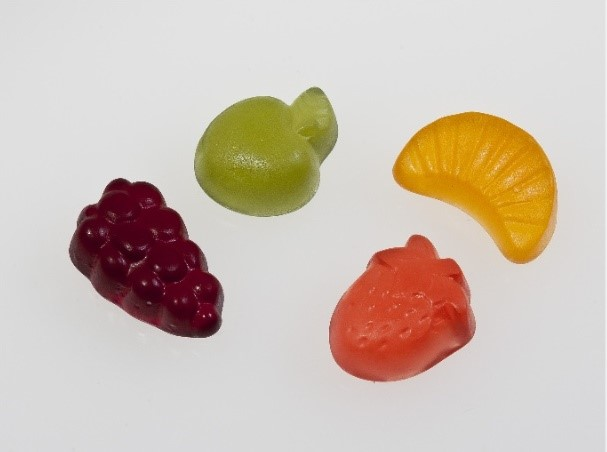
%> input picture E22/candy.jpg, 607 x 452 px
$ octave E22.m   (GNU Octave 9; MATLAB toolbox functions it lacks are replaced by stand-ins)
%> lines starting %> are read from the running program, lines starting %| are printed output that depends on the picture; in (x1, y1, x2, y2) boxes, pixels count from 0 and x2, y2 are one past the last pixel; in counts of white or black regions, pixels touching at a corner belong together; the program's own positions count from 1
clc; clear; close all; warning off all;
Img = imread("candy.jpg");
%> Img is the input picture: size 452x607x3 uint8; mean R, G, B 205.7, 190.8, 178.1
I = rgb2gray(Img);
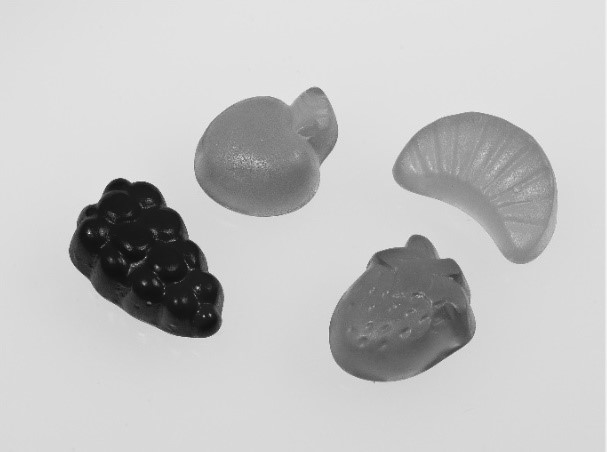
%> I: size 452x607 uint8; min 13, max 242, mean 193.8
robertshor = [0 1; -1 0];
robertsver = [1 0; 0 -1];
Ix = conv2(I, robertshor, "same");
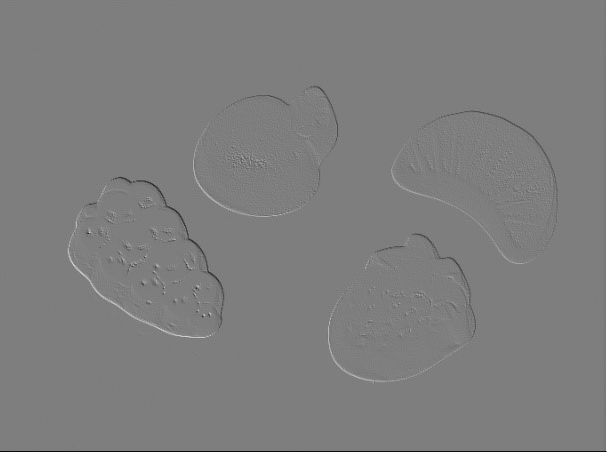
%> Ix: size 452x607 double; min -238, max 242, mean -0.1; drawn with min black and max white
Iy = conv2(I, robertsver, "same");
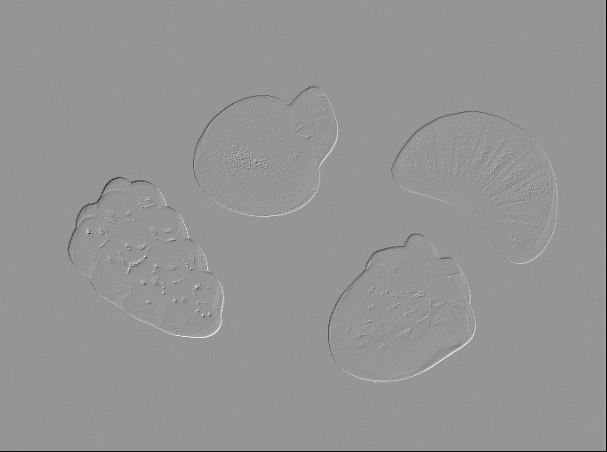
%> Iy: size 452x607 double; min -242, max 171, mean -0.9; drawn with min black and max white
J = sqrt(Ix.^2 + Iy.^2);
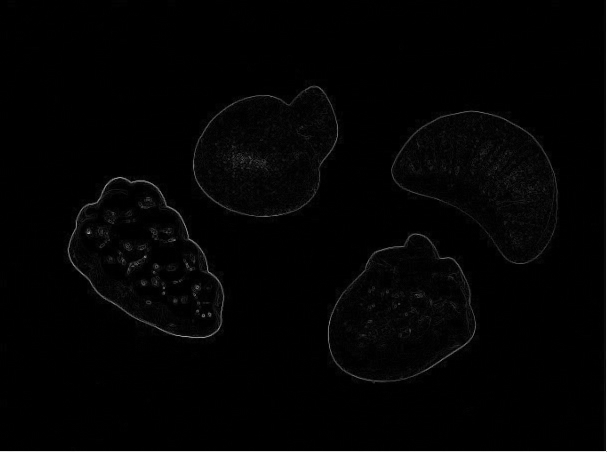
%> J: size 452x607 double; min 0, max 341.5, mean 4.8; drawn with min black and max white
N = bwareaopen(imfill(imbinarize(uint8(J), 0.08), "holes"), 10000);
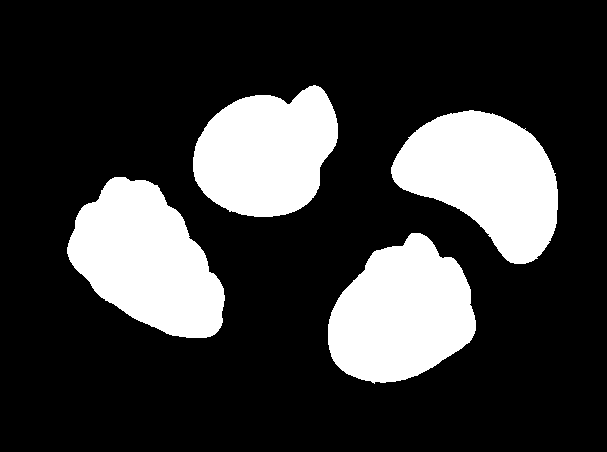
%> N: size 452x607 logical; 22.7% white; 4 white regions
[labeled, numObjects] = bwlabel(N, 8);
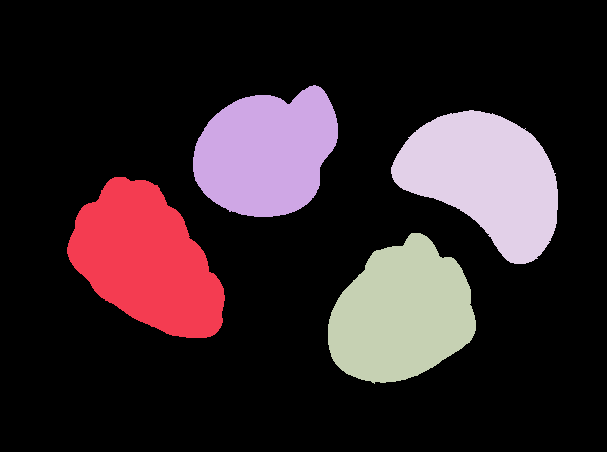
%> labeled: size 452x607 double; 5 distinct labels, from 0 to 4; one colour per label, 0 black
%> numObjects = 4
stats = regionprops(labeled, "BoundingBox");
%> stats = 4 regions; box (x1, y1, x2, y2): (67, 177, 225, 338), (193, 85, 338, 217), (328, 233, 476, 384), (391, 110, 558, 264)
figure, imshow(Img);
hold on;
for idx = 1 : numObjects
    rectangle('Position', stats(idx).BoundingBox, 'LineWidth', 2, 'EdgeColor', [.75 0 0]);
end
%> this loop made 4 passes
title(['BURADA ', num2str(numObjects), ' NESNE VAR']);
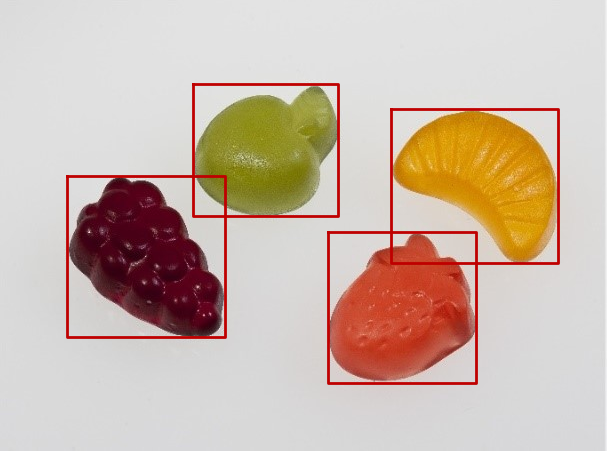
%> figure redrawn from the program's plot data; its title reads 'BURADA 4 NESNE VAR'
hold off;
